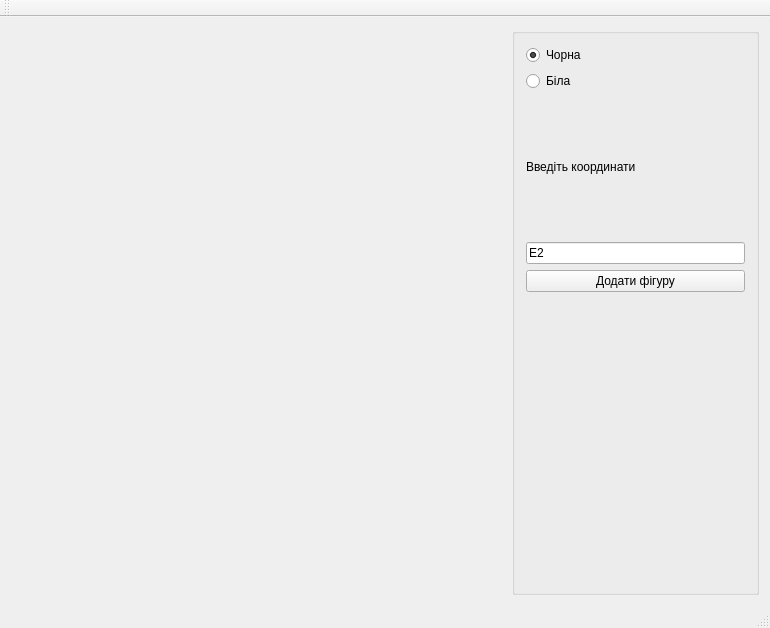
<?xml version="1.0" encoding="UTF-8"?>
<ui version="4.0">
 <class>MainWindow</class>
 <widget class="QMainWindow" name="MainWindow">
  <property name="geometry">
   <rect>
    <x>0</x>
    <y>0</y>
    <width>770</width>
    <height>628</height>
   </rect>
  </property>
  <property name="windowTitle">
   <string>MainWindow</string>
  </property>
  <widget class="QWidget" name="centralWidget">
   <layout class="QGridLayout" name="gridLayout" columnstretch="2,1,0">
    <item row="0" column="1">
     <widget class="QGroupBox" name="groupBox">
      <property name="title">
       <string/>
      </property>
      <layout class="QGridLayout" name="gridLayout_2" rowstretch="5,0,0,0,0,0,0">
       <item row="1" column="0">
        <widget class="QRadioButton" name="radioButton_2">
         <property name="text">
          <string>Біла</string>
         </property>
        </widget>
       </item>
       <item row="2" column="0">
        <widget class="QLabel" name="label">
         <property name="text">
          <string>Введіть координати</string>
         </property>
        </widget>
       </item>
       <item row="4" column="0">
        <widget class="QPushButton" name="pushButton">
         <property name="text">
          <string>Додати фігуру</string>
         </property>
        </widget>
       </item>
       <item row="5" column="0">
        <widget class="QWidget" name="widget_4" native="true"/>
       </item>
       <item row="3" column="0">
        <widget class="QLineEdit" name="lineEdit">
         <property name="text">
          <string>E2</string>
         </property>
        </widget>
       </item>
       <item row="0" column="0">
        <widget class="QRadioButton" name="radioButton">
         <property name="text">
          <string>Чорна</string>
         </property>
         <property name="checked">
          <bool>true</bool>
         </property>
        </widget>
       </item>
       <item row="6" column="0">
        <widget class="QWidget" name="widget_2" native="true"/>
       </item>
      </layout>
     </widget>
    </item>
    <item row="0" column="0">
     <widget class="QWidget" name="widget" native="true"/>
    </item>
   </layout>
  </widget>
  <widget class="QMenuBar" name="menuBar">
   <property name="geometry">
    <rect>
     <x>0</x>
     <y>0</y>
     <width>770</width>
     <height>21</height>
    </rect>
   </property>
  </widget>
  <widget class="QToolBar" name="mainToolBar">
   <attribute name="toolBarArea">
    <enum>TopToolBarArea</enum>
   </attribute>
   <attribute name="toolBarBreak">
    <bool>false</bool>
   </attribute>
  </widget>
  <widget class="QStatusBar" name="statusBar"/>
 </widget>
 <layoutdefault spacing="6" margin="11"/>
 <resources/>
 <connections/>
</ui>
